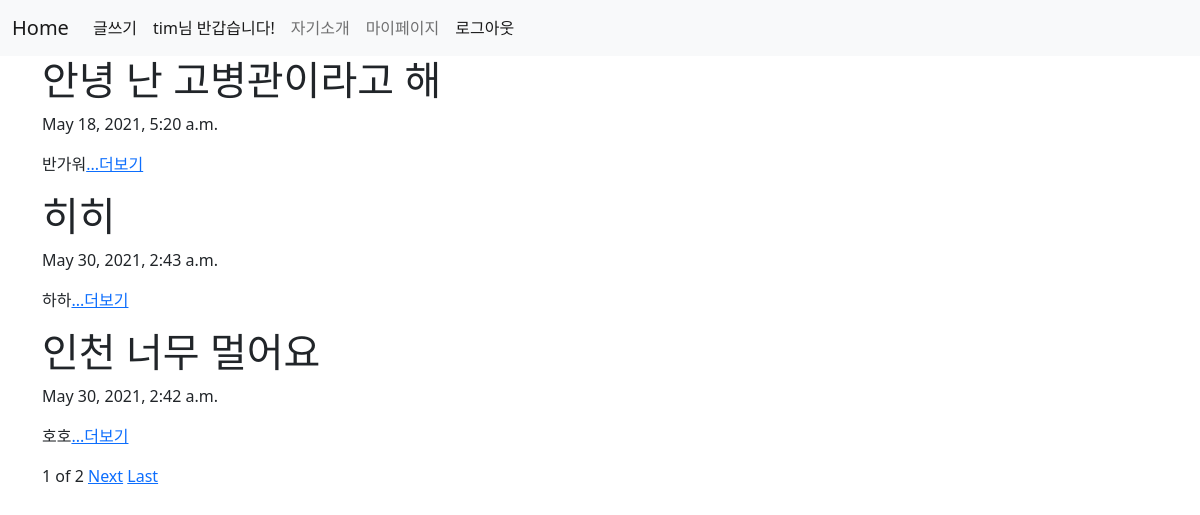
The app's page / (signed in) with its own data.
### blog/models.py (models this page shows, shortened)
class Blog(models.Model):
    title = models.CharField(max_length=200)
    pub_date = models.DateTimeField('date published')
    body = models.TextField()
    def summary(self):
        return self.body[:100] # body의 글자수 100자 제한 함수.

### blog/views.py (the view)
# urls.py: 2. Add a URL to urlpatterns:  path('', views.home, name='home')
def home(request):
    blogs = Blog.objects # Blog 클래스 안 객체를 blogs 변수에 담겠다~
    blog_list = Blog.objects.all() # 블로그 객체 안의 모든 것을 가져와서 list에 담아라~(블로그 내용)
    paginator = Paginator(blog_list, 3) # 블로그 내용 2개씩 나눠라
    page = request.GET.get('page') # 몇 페이지인지 값을 page 변수에 넣어라
    posts = paginator.get_page(page) # page 가져와서 posts에 넣어라
    return render(request, "home.html", {'blogs':blogs, 'posts':posts}) # blogs라는 이름으로 템플릿에서 사용하겠다~

### blog/templates/home.html (shortened to what this page needs)
{% extends 'base.html' %}
{% block content %}
    {% for blog in posts %}
        <h1>{{blog.title}}</h1>
        <p>{{blog.pub_date}}</p>
        <p>{{blog.summary}}<a href="{% url 'detail' blog.id %} ">...더보기</a></p>
    {% endfor %}
    <span>{{posts.number}}</span>
    <span>of</span>
    <span>{{posts.paginator.num_pages}} </span>
    {% if posts.has_next %}
    <a href="?page={{posts.next_page_number}}">Next</a>
    <a href="?page={{posts.paginator.num_pages}}">Last</a>
    {% endif %}
    <br><br>
{% endblock %}

### timproject/templates/base.html (shortened to what this page needs)
<!DOCTYPE html>
<html lang="en">
<head>
    <link href="https://cdn.jsdelivr.net/npm/bootstrap@5.0.1/dist/css/bootstrap.min.css" rel="stylesheet">
</head>
<body>
    <nav class="navbar navbar-expand-lg navbar-light bg-light">
        <div class="container-fluid">
        <a class="navbar-brand" href="{% url 'home' %}">Home</a>
        <div class="collapse navbar-collapse" id="navbarNav">
            <ul class="navbar-nav">
            {% if user.is_authenticated %}
            <li class="nav-item">
                <a class="nav-link active" aria-current="page" href="{%url 'new' %}">글쓰기</a>
            </li>
            <li class="nav-item">
                <a class="nav-link active" aria-current="page" >{{user.username}}님 반갑습니다!</a>
            </li>
            <li class="nav-item">
                <a class="nav-link" href="{% url 'introduce' %} ">자기소개</a>
            </li>
            <li class="nav-item">
                <a class="nav-link" href="{% url 'mypage' %} ">마이페이지</a>
            </li>
            <li class="nav-item">
                <a class="nav-link active" aria-current="page" href="{%url 'logout' %}">로그아웃</a>
            </li>
            {% endif %}
            </ul>
        </div>
        </div>
    </nav>
    <div class = "container">
        {% block content %}
        {% endblock %}
    </div>
</body>
</html>

### records on screen
Blog: title "안녕 난 고병관이라고 해", pub_date "May 18, 2021, 5:20 a.m.", summary "반가워"
Blog: title "히히", pub_date "May 30, 2021, 2:43 a.m.", summary "하하"
Blog: title "인천 너무 멀어요", pub_date "May 30, 2021, 2:42 a.m.", summary "호호"

### other values on screen
{{ user.username }} "tim"
{{ posts.number }} "1"
{{ posts.paginator.num_pages }} "2"
